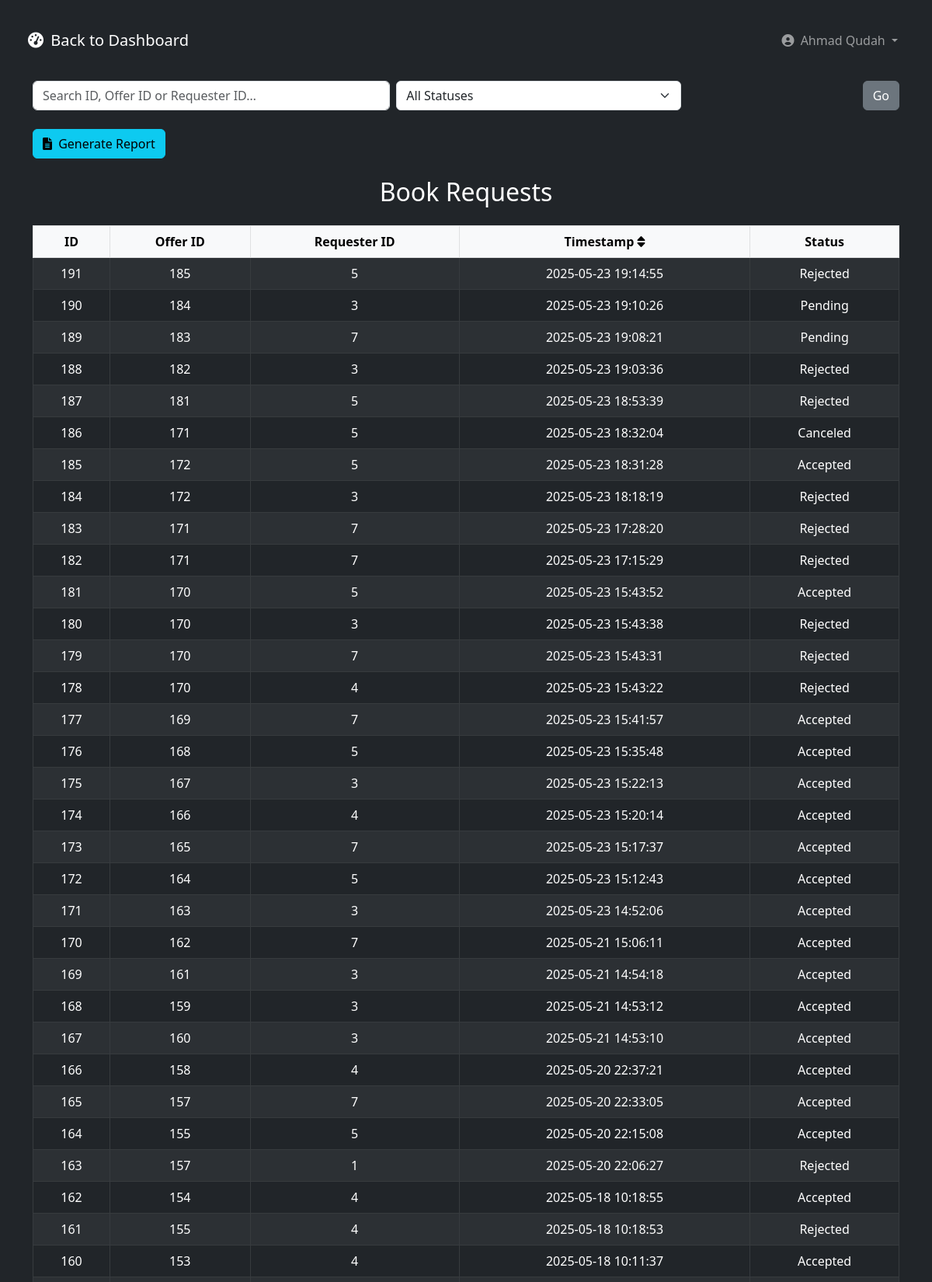
Page /businesshub/admin/monitorBookRequest.php (signed in, upper part) on the committed database.
### tables this page shows
CREATE TABLE `book_requests` (
  `id` int(11) NOT NULL,
  `offer_id` int(11) DEFAULT NULL,
  `requester_id` int(11) DEFAULT NULL,
  `status` enum('pending','accepted','rejected','canceled') NOT NULL DEFAULT 'pending',
  `timestamp` datetime DEFAULT current_timestamp()
);

### businesshub/admin/monitorBookRequest.php (the view, shortened to what this page needs)
<?php
include(__DIR__ . '/../includes/db.php');
$search       = trim($_GET['search']     ?? '');
$clauses = [];
$whereClause = $clauses ? 'WHERE ' . implode(' AND ', $clauses) : '';
$sql = "
  SELECT
    req.id,
    req.offer_id,
    req.requester_id,
    req.status,
    req.timestamp
  FROM book_requests req
  $whereClause
  ORDER BY req.timestamp DESC
";
$requests = mysqli_query($conn, $sql);
?>
<!DOCTYPE html>
<html lang="en">
<head>
  <link href="https://cdn.jsdelivr.net/npm/bootstrap@5.3.0/dist/css/bootstrap.min.css" rel="stylesheet">
  <link href="https://cdnjs.cloudflare.com/ajax/libs/font-awesome/6.0.0/css/all.min.css" rel="stylesheet">
</head>
<body class="bg-dark text-white p-4">
  <?php include __DIR__ . '/../includes/admin_nav.php'; ?>
  <div class="container py-4">
    <form method="GET" class="row g-2 align-items-center mb-4">
      <div class="col-md-5">
        <input
          type="text"
          name="search"
          class="form-control"
          placeholder="Search ID, Offer ID or Requester ID…"
          value="<?= htmlspecialchars($search) ?>"
        >
      </div>
      <div class="col-md-4">
        <select name="status" class="form-select">
          <option value="">All Statuses</option>
        </select>
      </div>
      <div class="col-md-3 text-end">
        <button type="submit" class="btn btn-secondary">Go</button>
      </div>
    </form>
    <button class="btn btn-info mb-4" data-bs-toggle="modal" data-bs-target="#reportModal">
      <i class="fa fa-file-alt me-1"></i> Generate Report
    </button>
    <div id="reportArea">
      <h2 class="mb-4 text-center text-white">Book Requests</h2>
      <div class="table-responsive">
        <table class="table table-dark table-striped table-bordered text-center shadow-sm">
          <thead class="table-light">
            <tr>
              <th>ID</th>
              <th>Offer ID</th>
              <th>Requester ID</th>
              <th id="timestampHeader" class="sortable">
                Timestamp <i id="timestampIcon" class="fa fa-sort"></i>
              </th>
              <th>Status</th>
            </tr>
          </thead>
          <tbody>
            <?php while ($row = mysqli_fetch_assoc($requests)): ?>
            <tr>
              <td><?= $row['id'] ?></td>
              <td><?= $row['offer_id'] ?></td>
              <td><?= $row['requester_id'] ?></td>
              <td><?= $row['timestamp'] ?></td>
              <td><?= ucfirst($row['status']) ?></td>
            </tr>
            <?php endwhile; ?>
          </tbody>
        </table>
      </div>
    </div>
  </div>
</body>
</html>

### businesshub/admin/monitorBookRequest.php (style rules this page uses)
th.sortable { cursor: pointer; }

### rows in the picture
book_requests: id "191", offer "185", requester "5", timestamp "2025-05-23 19:14:55", status "Rejected"
book_requests: id "190", offer "184", requester "3", timestamp "2025-05-23 19:10:26", status "Pending"
book_requests: id "189", offer "183", requester "7", timestamp "2025-05-23 19:08:21", status "Pending"
book_requests: id "188", offer "182", requester "3", timestamp "2025-05-23 19:03:36", status "Rejected"
book_requests: id "187", offer "181", requester "5", timestamp "2025-05-23 18:53:39", status "Rejected"
book_requests: id "186", offer "171", requester "5", timestamp "2025-05-23 18:32:04", status "Canceled"
book_requests: id "185", offer "172", requester "5", timestamp "2025-05-23 18:31:28", status "Accepted"
book_requests: id "184", offer "172", requester "3", timestamp "2025-05-23 18:18:19", status "Rejected"
book_requests: id "183", offer "171", requester "7", timestamp "2025-05-23 17:28:20", status "Rejected"
book_requests: id "182", offer "171", requester "7", timestamp "2025-05-23 17:15:29", status "Rejected"
book_requests: id "181", offer "170", requester "5", timestamp "2025-05-23 15:43:52", status "Accepted"
book_requests: id "180", offer "170", requester "3", timestamp "2025-05-23 15:43:38", status "Rejected"
book_requests: id "179", offer "170", requester "7", timestamp "2025-05-23 15:43:31", status "Rejected"
book_requests: id "178", offer "170", requester "4", timestamp "2025-05-23 15:43:22", status "Rejected"
book_requests: id "177", offer "169", requester "7", timestamp "2025-05-23 15:41:57", status "Accepted"
book_requests: id "176", offer "168", requester "5", timestamp "2025-05-23 15:35:48", status "Accepted"
book_requests: id "175", offer "167", requester "3", timestamp "2025-05-23 15:22:13", status "Accepted"
book_requests: id "174", offer "166", requester "4", timestamp "2025-05-23 15:20:14", status "Accepted"
book_requests: id "173", offer "165", requester "7", timestamp "2025-05-23 15:17:37", status "Accepted"
book_requests: id "172", offer "164", requester "5", timestamp "2025-05-23 15:12:43", status "Accepted"
book_requests: id "171", offer "163", requester "3", timestamp "2025-05-23 14:52:06", status "Accepted"
book_requests: id "170", offer "162", requester "7", timestamp "2025-05-21 15:06:11", status "Accepted"
book_requests: id "169", offer "161", requester "3", timestamp "2025-05-21 14:54:18", status "Accepted"
book_requests: id "168", offer "159", requester "3", timestamp "2025-05-21 14:53:12", status "Accepted"
book_requests: id "167", offer "160", requester "3", timestamp "2025-05-21 14:53:10", status "Accepted"
book_requests: id "166", offer "158", requester "4", timestamp "2025-05-20 22:37:21", status "Accepted"
book_requests: id "165", offer "157", requester "7", timestamp "2025-05-20 22:33:05", status "Accepted"
book_requests: id "164", offer "155", requester "5", timestamp "2025-05-20 22:15:08", status "Accepted"
book_requests: id "163", offer "157", requester "1", timestamp "2025-05-20 22:06:27", status "Rejected"
book_requests: id "162", offer "154", requester "4", timestamp "2025-05-18 10:18:55", status "Accepted"
book_requests: id "161", offer "155", requester "4", timestamp "2025-05-18 10:18:53", status "Rejected"
book_requests: id "160", offer "153", requester "4", timestamp "2025-05-18 10:11:37", status "Accepted"

### other values in the picture
$adminName "Ahmad Qudah"
